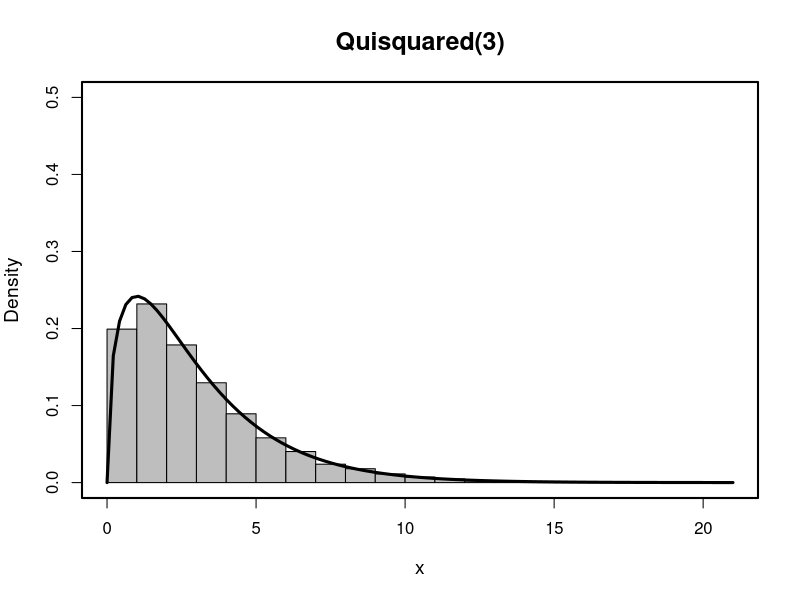
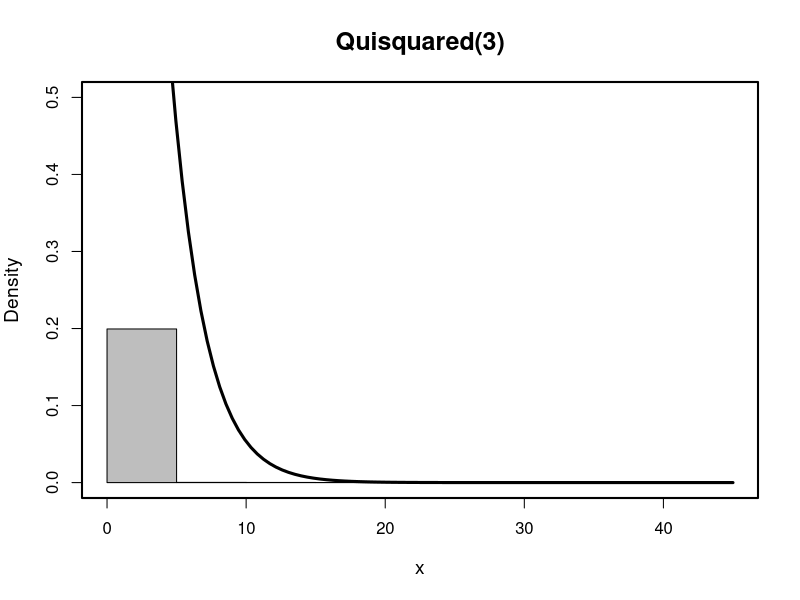
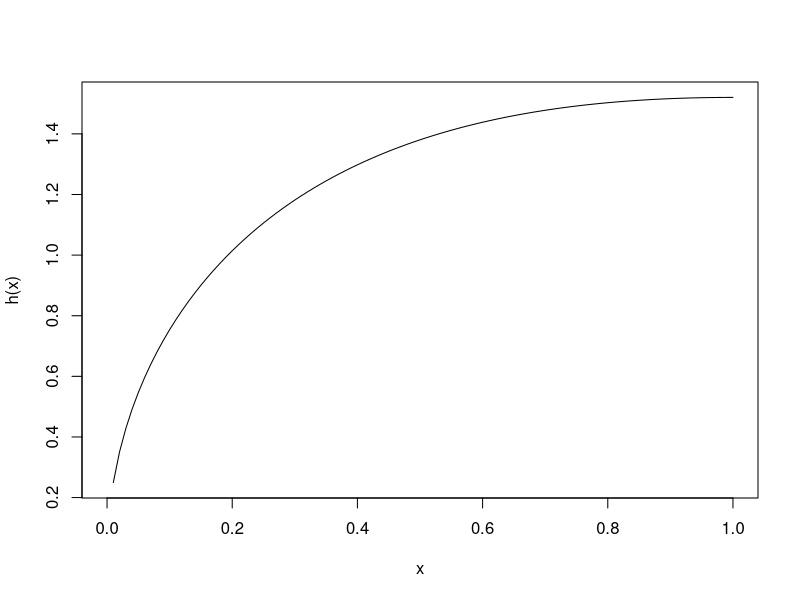
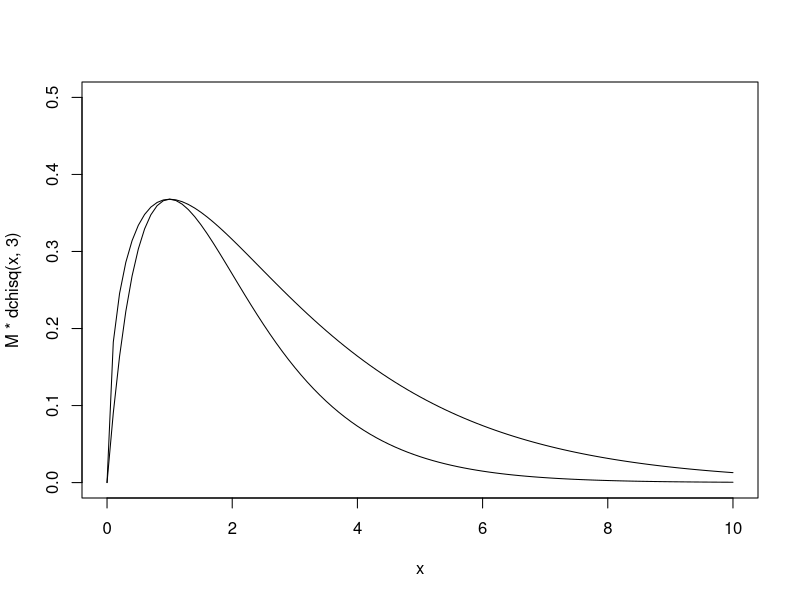

The R source for these figures, in order:
#Exercicio A
sim.norm<-function(n, mu, std){
  
  "Box-Muller Algorithm. This function generates samples
  from two independent random variables X,Y ~ N(mu,std)."
  
  x<-vector()
  y<-vector()
  
  for (i in 1:n){
    
    theta=2*pi*runif(1,0,1)
    R=sqrt(-2*log(runif(1,0,1)))
    
    # add N(0,1) observations to the samples
    x=c(x,R*cos(theta))
    y=c(y,R*sin(theta))
  }
  
  # convert all observations from N(0,1) to N(mu,std)
  x=x*std+mu
  y=y*std+mu
  return(list(x,y))
}

sim.quisquared<-function(n,df,lower=0,upper=1){
  #forms a quisquared distribution from random uniform values x=(0 to 1)
  s=vector()
  for (i in 1:n){
    x=unlist(sim.norm(df,lower,upper)[1])
    s=c(s,sum(x^2))
  }
  return(s)
}
set.seed(123)
# plotting the histogram
hist(sim.quisquared(10000,3),freq=F,main="Quisquared(3)",ylim=c(0,0.5),xlab="x",col="grey",
     cex.main=1.5,cex.lab=1.15)
# adding the p.d.f. on top of the histogram
curve(dchisq(x,3),add=T,lwd=3,lty=1)
# drawing a box around the plot
box(lwd=2)

f<-function(x){
  return(x*exp(-x))
}
rF<-function(n,lower=0,upper=1){
  #generates random values from the distribution f(x)
  y=vector()
  for (i in 1:n){
    u<-runif(1,lower,upper)
    y=c(y,f(u))
  }
  return(y)
}
H<-function(n,lower=0,upper=1){
  F=rF(n,lower,upper)
  g=sim.quisquared(n,3,lower,upper)
  return(F/g)
}

hist(H(10000),freq=F,main="Quisquared(3)",ylim=c(0,0.5),xlab="x",col="grey",
     cex.main=1.5,cex.lab=1.15)
# adding the p.d.f. on top of the histogram
curve(f(x)/dchisq(x,3),add=T,lwd=3,lty=1)
# drawing a box around the plot
box(lwd=2)

h<-function(x){
  #function h(x)=f(x)/g(x)
  #this is for testing we can´t use dchisq
  f(x)/dchisq(x,3)
}

#testing zone
M=optimise(h,interval = c(0,5),maximum = T)$objective
curve(h(x))
curve(M*dchisq(x,3),ylim=c(0,0.5),xlim=c(0,10))
curve(f,type='l',add=T)
